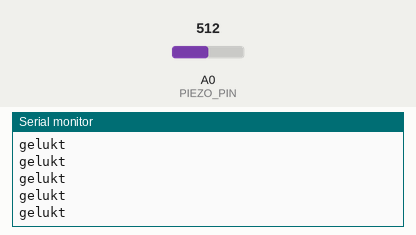
This sketch was run on a simulated Arduino Uno, built with avr-gcc and run on an emulated ATmega328P. Shown: the last lines printed to the serial monitor. Inputs (shaded band) come from the test bench; at power-on: A0 (PIEZO_PIN) = 512.

Above: at 1.2 s.
1.3 s: A0 (PIEZO_PIN) set to 716
At 1.31 s:
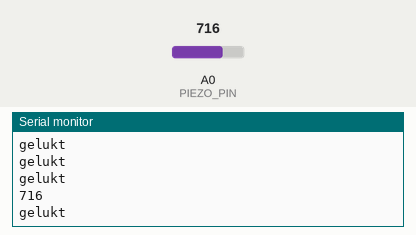
2.8 s: A0 (PIEZO_PIN) set to 900
At 2.81 s:
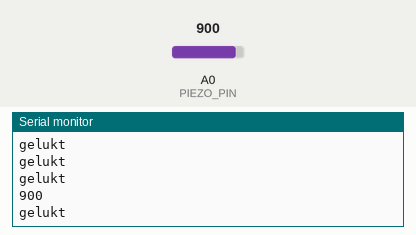

Measured:
- after the input at 1.3 s, the serial monitor: prints a new line at once (image 1)
- after the input at 2.8 s, the serial monitor: prints a new line at once (image 2)

The sketch:

Piezo-element_analog.ino
```cpp
// --- Pin- en variabeleninstellingen ---
const int PIEZO_PIN = A0;   // De piezosensor is aangesloten op analoge pin A0
int nummer = 0;             // Variabele om de hoogste gemeten waarde op te slaan

void setup() {
  Serial.begin(115200);     // Start seriële communicatie met 115200 baud voor debug
}

void loop() {
  // Lees de analoge waarde van de piezo in (0 tot 1023)
  float piezoADC = analogRead(PIEZO_PIN);

  // Controleer of deze nieuwe waarde hoger is dan de vorige hoogste waarde
  if (piezoADC > nummer) {
    nummer = piezoADC;          // Update de hoogste waarde
    Serial.println(nummer);     // Print de nieuwe hoogste waarde
  }

  // Controleer of de piezo-waarde boven de drempel van 30 komt
  if (piezoADC >= 30) {
    Serial.println("gelukt");   // Print een succesbericht
    delay(100);                 // Korte vertraging om herhaling te voorkomen (debounce)
  }
}
```
